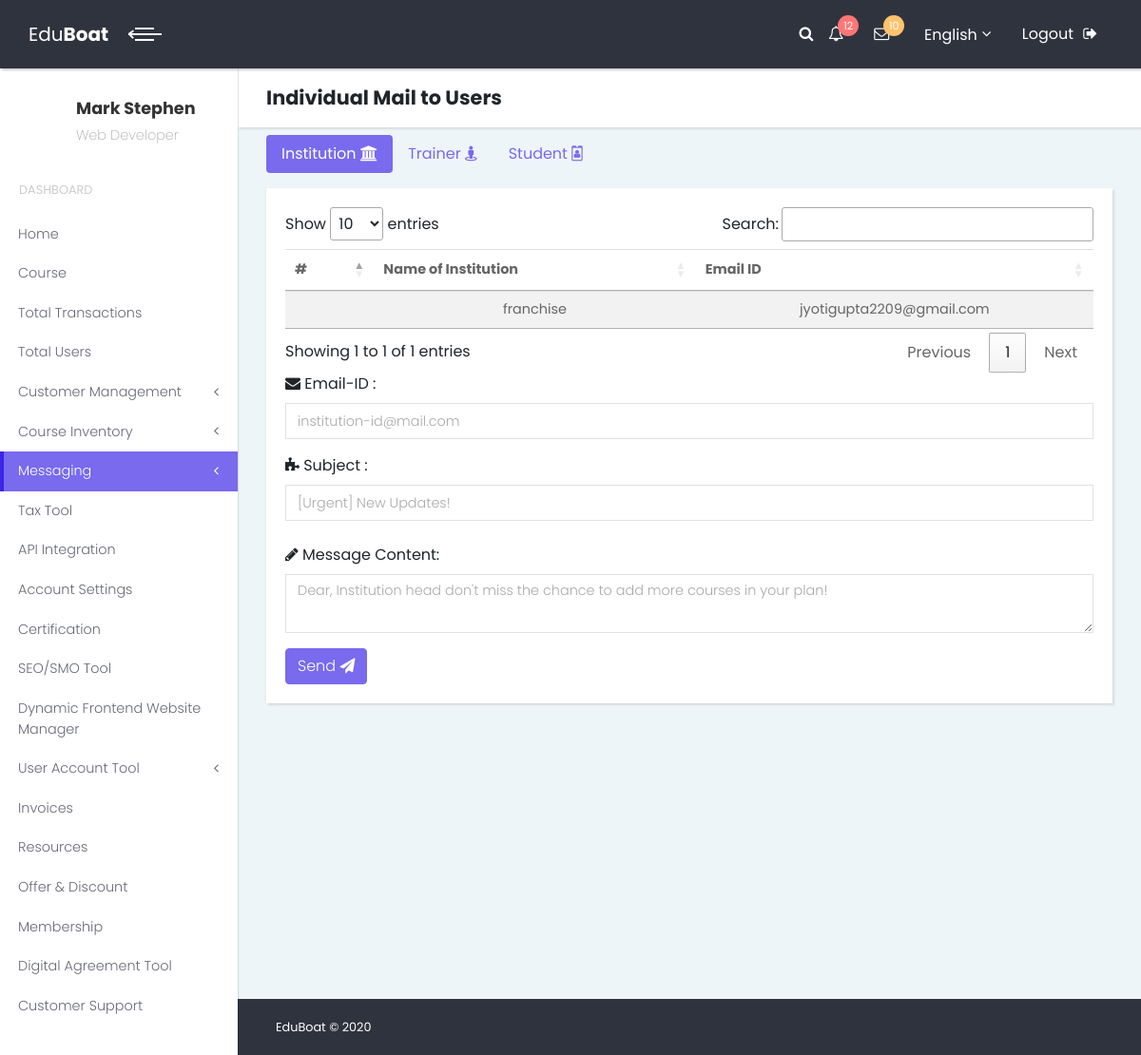
The page /crm/singlemail on the database its author committed.
### multiuser/models.py (models this page shows, shortened)
class InstituteProfile(models.Model):
    user = models.OneToOneField(User , on_delete=models.CASCADE,primary_key=True)
    instituteName = models.CharField(max_length = 200 , blank = True)
    instituteAbout= models.TextField(blank=True , null=True)
    instituteEmail = models.EmailField(max_length = 100 , blank = True)
    instituteImage = models.FileField(upload_to='Institute_image/', null=True , blank=True)
    institutePhoneNo1 = PhoneNumberField(null=True, blank=True, unique=False)
    institutePhoneNo2 = PhoneNumberField(null=True, blank=True, unique=False)
    instituteAddress = models.CharField(max_length= 500 , blank = True)
    instituteCity = models.CharField(blank=True,max_length=50)
    institutePostalCode = models.IntegerField(blank=True,null=True)
    instituteState = models.CharField(blank=True,max_length=50)
    instituteCountry = models.CharField(max_length=20,blank=False,default='')
    instituteStatus = models.CharField(max_length = 30 , choices = approvalChoice,default="Pending")
    instituteAddedDate = models.DateTimeField(auto_now_add=True)
    def __str__(self):
        return self.instituteName

### crm/views.py (the view)
# urls.py: path('singlemail', views.singlemail, name='singlemail'),
def singlemail(request):
    institution=InstituteProfile.objects.all()
    train=TrainerProfile.objects.all()
    student=Student.objects.all()
    print(student, train, institution)
    params={'context': institution, 'context1': train, 'context2': student}
    return render(request, "individual-mail.html", params)

### multiuser/models.py (called while the page is built)
    def __str__(self):
        return self.trainerFullName

### student/models.py (called while the page is built)
    def __str__(self):
        return self.student_FullName

### templates/individual-mail.html (shortened to what this page needs)
<!DOCTYPE html>
{% load static %}
<html>
  <head>
    <link rel="stylesheet" href="{% static 'vendor/bootstrap/css/bootstrap.min.css' %}">
    <link rel="stylesheet" href="https://stackpath.bootstrapcdn.com/font-awesome/4.7.0/css/font-awesome.min.css">
    <link rel="stylesheet" href="{% static 'css/fontastic.css' %}">
    <link rel="stylesheet" href="{% static 'css/style.default.css' %}" id="theme-stylesheet">
    <link rel="stylesheet" href="{% static 'css/custom.css' %}">
    <link rel="stylesheet" href="https://cdn.datatables.net/1.10.21/css/jquery.dataTables.min.css">
   </head>
  <body>
    <div class="page">
      <header class="header">
        <nav class="navbar">
          <div class="container-fluid">
            <div class="navbar-holder d-flex align-items-center justify-content-between">
              <div class="navbar-header">
                <a href="index.html" class="navbar-brand d-none d-sm-inline-block">
                  <div class="brand-text d-none d-lg-inline-block"><span>Edu</span><strong>Boat</strong></div>
                  <div class="brand-text d-none d-sm-inline-block d-lg-none"><strong>EB</strong></div></a>
                <a id="toggle-btn" href="#" class="menu-btn active"><span></span><span></span><span></span></a>
              </div>
              <ul class="nav-menu list-unstyled d-flex flex-md-row align-items-md-center">
                <li class="nav-item d-flex align-items-center"><a id="search" href="#"><i class="fa fa-search"></i></a></li>
                <li class="nav-item dropdown"> <a id="notifications" rel="nofollow" data-target="#" href="#" data-toggle="dropdown" aria-haspopup="true" aria-expanded="false" class="nav-link"><i class="fa fa-bell-o"></i><span class="badge bg-red badge-corner">12</span></a>
                </li>
                <li class="nav-item dropdown"> <a id="messages" rel="nofollow" data-target="#" href="#" data-toggle="dropdown" aria-haspopup="true" aria-expanded="false" class="nav-link"><i class="fa fa-envelope-o"></i><span class="badge bg-orange badge-corner">10</span></a>
                </li>
                <li class="nav-item dropdown"><a id="languages" rel="nofollow" data-target="#" href="#" data-toggle="dropdown" aria-haspopup="true" aria-expanded="false" class="nav-link language dropdown-toggle"><img src=""><span class="d-none d-sm-inline-block">English</span></a>
                </li>
                <li class="nav-item"><a href="{% url 'logout' %}" class="nav-link logout"> <span class="d-none d-sm-inline">Logout</span><i class="fa fa-sign-out"></i></a></li>
              </ul>
            </div>
          </div>
        </nav>
      </header>
      <div class="page-content d-flex align-items-stretch">
        <nav class="side-navbar">
          <div class="sidebar-header d-flex align-items-center">
            <div class="avatar"><img src="" class="img-fluid rounded-circle"></div>
            <div class="title">
              <h1 class="h4">Mark Stephen</h1>
              <p>Web Developer</p>
            </div>
          </div>
            <span class="heading">Dashboard</span>
          <ul class="list-unstyled">
            <li><a href="{% url 'homePage' %}">Home </a></li>
            <li><a href='{% url "course" %}'>Course </a></li>
            <li><a href="#"> Total Transactions </a></li>
            <li><a href="{% url 'user' %}">Total Users</a></li>
            <li class=""><a href="#dropdown-customer" aria-expanded="false" data-toggle="collapse">Customer Management</a>
                          </li>
            <li class=""><a href="#dropdown-user-account" aria-expanded="false" data-toggle="collapse">Course Inventory</a>
                          </li>
                  <li class="active"><a href="#dropdown-messaging" aria-expanded="false" data-toggle="collapse">Messaging </a>
            </li>
            <li><a href="#">Tax Tool</a></li>
            <li><a href="#">API Integration</a></li>
            <li><a href="#">Account Settings</a></li>
            <li><a href="#">Certification</a></li>
            <li><a href="#">SEO/SMO Tool</a></li>
            <li><a href="#">Dynamic Frontend Website Manager</a></li>
            <li><a href="#" aria-expanded="false" data-toggle="collapse">User Account Tool </a>
            </li>
            <li><a href="#">Invoices</a></li>
            <li><a href="#">Resources</a></li>
            <li><a href="#">Offer & Discount</a></li>
            <li><a href="#">Membership</a></li>
            <li><a href="#">Digital Agreement Tool</a></li>
            <li><a href="{% url 'customer_detail' %}">Customer Support</a></li>
          </ul>
        </nav>
        <div class="content-inner">
          <header class="page-header">
            <div class="container-fluid">
              <h2 class="no-margin-bottom">Individual Mail to Users</h2>
            </div>
          </header>
          <div class="container-fluid dashboard-counts no-padding-bottom pt-2">
            <ul class="nav nav-pills mb-3" id="pills-tab" role="tablist">
                <li class="nav-item" role="presentation">
                    <a class="nav-link active" id="pills-org-tab" data-toggle="pill" href="#pills-home" role="tab" aria-controls="pills-home" aria-selected="true">Institution  <i class="fa fa-university" aria-hidden="true"></i></a>
                </li>
                <li class="nav-item" role="presentation">
                    <a class="nav-link" id="pills-trainer-tab" data-toggle="pill" href="#pills-profile" role="tab" aria-controls="pills-profile" aria-selected="false">Trainer  <i class="fa fa-street-view" aria-hidden="true"></i></a>
                </li>
                <li class="nav-item" role="presentation">
                    <a class="nav-link" id="pills-student-tab" data-toggle="pill" href="#pills-contact" role="tab" aria-controls="pills-contact" aria-selected="false">Student  <i class="fa fa-id-badge" aria-hidden="true"></i></a>
                </li>
            </ul>
            <div class="tab-content" id="pills-tabContent">
                <div class="tab-pane fade show active" id="pills-home" role="tabpanel" aria-labelledby="pills-home-tab">
                     <form method="post"  action="{% url 'institutemail' %}">
                        <div class="card">
                            <div class="card-body">
                              <table class="table table-striped text-center" id="mail-institution">
                                <thead>
                                  <tr>
                                    <th scope="col">#</th>
                                    <th scope="col">Name of Institution</th>
                                    <th scope="col">Email ID</th>
                                  </tr>
                                </thead>
                                  {% for i in context %}
                                <tbody>
                                  <tr>
                                    <th scope="row">{{i.id}}</th>
                                    <td>{{i.instituteName}}</td>
                                    <td>{{i.instituteEmail}}</td>
                                  </tr>
                                </tbody>
                                  {% endfor %}
                              </table>
                                <div class="form-group">
                                    <label for="exampleInputEmail1"> <i class="fa fa-envelope" aria-hidden="true"></i> Email-ID :</label>
                                    <input type="email" name="name" class="form-control" id="exampleInputEmail1" aria-describedby="emailHelp" placeholder="institution-id@mail.com">
                                </div>
                                <div class="form-group"><label for="exampleInputEmail1"> <i class="fa fa-puzzle-piece" aria-hidden="true"></i> Subject : </label>
                                    <input type="subject" name="subject" class="form-control" id="exampleInputEmail1" aria-describedby="emailHelp" placeholder="[Urgent] New Updates!">
                                     <br>
                                     <label for="exampleInputPassword1"><i class="fa fa-pencil" aria-hidden="true"></i> Message Content: </label>
                                    <textarea class="form-control"  name="message"id="validationTextarea" placeholder="Dear, Institution head don't miss the chance to add more courses in your plan!" required></textarea>
                                </div>
                               <button type="submit" class="btn btn-primary">Send <i class="fa fa-paper-plane" aria-hidden="true"></i></button>
                            </div>
                        </div>
                    </form>
                </div>
            </div>
        </div>
          <footer class="main-footer">
            <div class="container-fluid">
              <div class="row">
                <div class="col-sm-6">
                  <p>EduBoat &copy; 2020</p>
                </div>
              </div>
            </div>
          </footer>
        </div>
      </div>
    </div>
  </body>
</html>

### rows shown on the page
InstituteProfile: instituteName "franchise", instituteEmail "jyotigupta2209@gmail.com"
